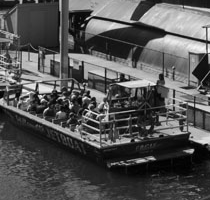
#> input picture a1p3/data/left_image.png, 210 x 200 px
$ python q3.py
#> lines starting #> are read from the running program, lines starting #| are printed output that depends on the picture
import math
import numpy as np
from PIL import Image


def transform_pt(H, y, x):
    tx, ty, tw = H @ np.array([x, y, 1.0])
    return ty / tw, tx / tw

def inverse_warping(H, l_im, r_im):
    l_im, r_im = np.array(l_im), np.array(r_im)
    height, width = 200, 420
    output = np.zeros((height, width))

    lh, lw = l_im.shape[:2]
    rh, rw = r_im.shape[:2]

    for y in range(height):
        for x in range(width):
            ry, rx = transform_pt(H, y, x)
            ry, rx = round(ry), round(rx)

            in_left = y < lh and x < lw
            in_right = ry >= 0 and ry < rh and rx >= 0 and rx < rw

            if in_left and in_right:
                output[y, x] = l_im[y, x] * 0.95 + r_im[ry, rx] * 0.05
            elif in_left:
                output[y, x] = l_im[y, x]
            elif in_right:
                output[y, x] = r_im[ry, rx]
            else:
                ... # leave as black
    return output

if __name__ == "__main__":
    left_image = np.array(Image.open("data/left_image.png").convert('L'))
#> left_image is the input picture: shape (200, 210); min 0, max 254, mean 83.2
    right_image = np.array(Image.open("data/right_image.png").convert('L'))
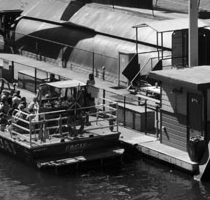
#> input picture a1p3/data/right_image.png, 210 x 200 px
#> right_image is the input picture: shape (200, 210); min 0, max 255, mean 88.9

    best_transformation_matrix = np.array([[-0.014,    0.0,    1.0],
                                           [   0.0, -0.014,    0.0],
                                           [   0.0,    0.0, -0.014]])
    warped_image = inverse_warping(best_transformation_matrix, left_image, right_image)
#> after the loop in inverse_warping, `for y in range(height):`:
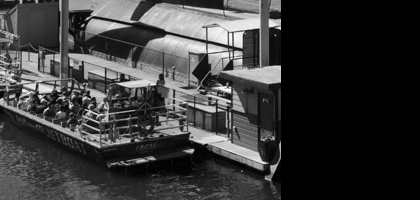
#> output: shape (200, 420) float64; min 0, max 255, mean 57.7
    # save
    im = Image.fromarray(warped_image.astype(np.uint8))
    im.save("warped_image.png")
